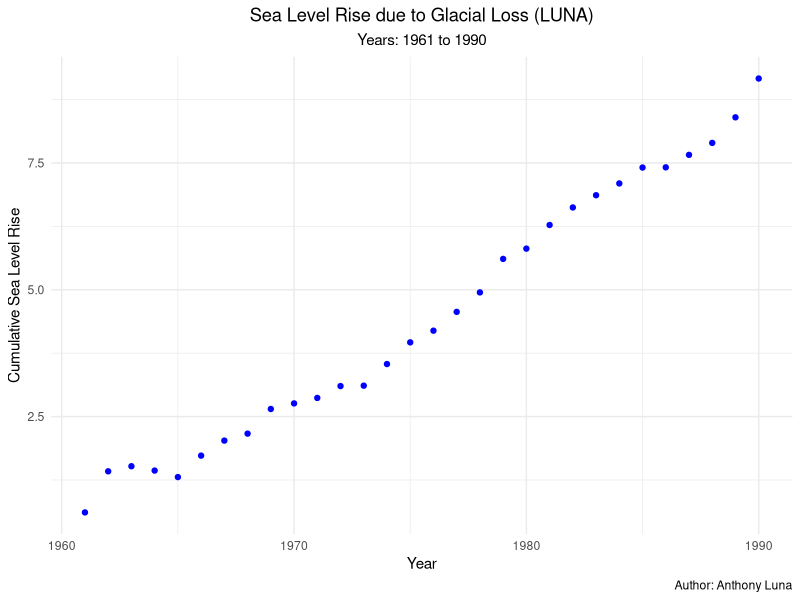

Generate this figure with R:
#----------------------------
# Task 1. Global glacial volume loss and sea level rise
# Author: Anthony Luna
# Date: 2019-10-05
#----------------------------

#----------------------------
# Step One 
# Attach required pacakges
#----------------------------

# Attach tidyverse

library(tidyverse)

#----------------------------
# Step two
# Load Data
#----------------------------

# Read raw data (glacial_loss.csv) into object glacial_data

glacial_data <- read_csv("glacial_loss.csv")

# Look at glacial_data

View(glacial_data)

#----------------------------
# Step three
# Manipulate Data
#----------------------------

# Create object glacial_rise from glacial_data 
#
#   1. by selecting two columns year, cumulative,
#
#   2. then filtering the years for 1961 to 1990.
#
# (Steps Annotated below)

glacial_rise <- glacial_data %>% 
  select(year, cumulative_sea_level_rise ) %>% # 1.
  filter(1961 <= year & 1990 >= year) # 2.

# Look at glacial_rise

View(glacial_rise)

#----------------------------
# Step four
# Plot Data
#----------------------------

# Create scatter plot of Cumulative Seal Level Rise over years.

ggplot(data = glacial_rise,aes(x = year,y = cumulative_sea_level_rise)) +
  
# Set dots in plot to blue.

  geom_point(color = 'blue') +

# Change title, subtitle, caption, and x,y-axis labels.

  labs(
    title = 'Sea Level Rise due to Glacial Loss (LUNA)',
    subtitle = 'Years: 1961 to 1990',
    caption = 'Author: Anthony Luna',
    x = 'Year',
    y = 'Cumulative Sea Level Rise') +

# Use the minimal theme.
  
    theme_minimal() +

# Modify the minimal theme such that the title and subtitle are centered.
  
    theme(plot.title = element_text(hjust = 0.5),
          plot.subtitle = element_text(hjust = 0.5))

#----------------------------
# End of file
#----------------------------